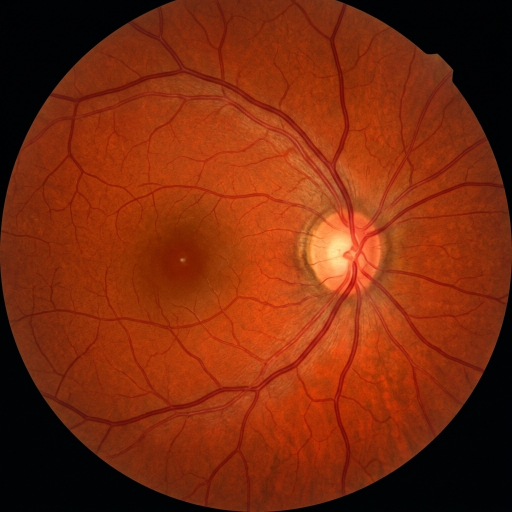
#> input picture data/test_images/01_Normal_Healthy_Retina.jpg, 1024 x 1024 px (shown at 1/2 size)
$ python -i image_restoration.py   (imports and definitions only)   (older library calls are emulated)
#> lines starting #> are read from the running program, lines starting #| are printed output that depends on the picture; after the words box and inside, x2 and y2 are one past the last pixel; in counts of white or black regions, pixels touching at a corner belong together
"""
Feature 2: Adaptive Image Quality Gate Enhancement & DIP-based Image Restoration
=================================================================================
Detects specific image quality defects in retinal fundus images and automatically
applies targeted DIP-based restoration to correct them before ML inference.

Restoration pipeline (Gonzalez & Woods, 4th Ed. principles):

  1. BLUR DETECTION + RESTORATION
     - Laplacian variance blur scoring
     - Wiener-inspired unsharp masking deconvolution (§5.8 Inverse/Wiener filtering)
     - Multi-scale sharpening with noise suppression

  2. BRIGHTNESS / EXPOSURE CORRECTION
     - Gamma correction for underexposed images  (§3.2 power-law transform)
     - Adaptive histogram equalization (CLAHE) on L* in CIE LAB space (§3.3)
     - Highlight recovery for overexposed regions

  3. CONTRAST ENHANCEMENT
     - Contrast stretching via piecewise linear transform (§3.2)
     - Green-channel CLAHE for vessel visibility

  4. FOV CROPPING & ALIGNMENT
     - Circular FOV mask detection via intensity threshold + morphological ops
     - Auto-crop to tightest bounding rectangle containing retinal disc
     - Centered square crop with padding

  5. NOISE REDUCTION
     - Median filter for salt-and-pepper noise (§5.3)
     - Bilateral filter for edge-preserving smoothing (§5.3)

Output: RestorationResult with corrected image (base64) and per-step report.
"""

import base64
import io
import logging
from typing import Dict, List, Optional, Tuple

import numpy as np
from PIL import Image, ImageFilter, ImageEnhance, ImageOps

try:
    import cv2
    HAS_CV2 = True
except ImportError:
    HAS_CV2 = False

logger = logging.getLogger("retinal-restore")

# ─────────────────────────────────────────────────────────────────────────────
# Helpers
# ─────────────────────────────────────────────────────────────────────────────

def _arr_to_b64(arr: np.ndarray) -> str:
    """Encode uint8 RGB numpy array → base64 PNG string."""
    pil = Image.fromarray(arr.astype(np.uint8), mode="RGB")
    buf = io.BytesIO()
    pil.save(buf, format="PNG")
    return base64.b64encode(buf.getvalue()).decode("utf-8")


def _compute_blur_score(img_rgb: np.ndarray) -> float:
    """Laplacian variance blur score. Higher = sharper. High-speed OpenCV implementation."""
    if HAS_CV2:
        gray = cv2.cvtColor(img_rgb, cv2.COLOR_RGB2GRAY)
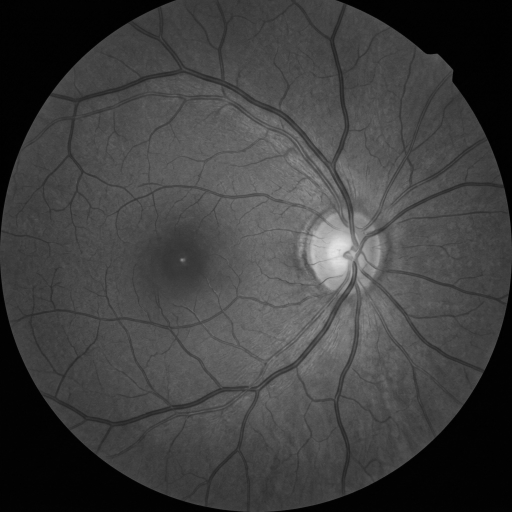
#> gray: shape (1024, 1024) (shown at 1/2 size); min 0, max 230, mean 63.9
        return float(cv2.Laplacian(gray, cv2.CV_64F).var())

    gray = np.dot(img_rgb[..., :3], [0.299, 0.587, 0.114]).astype(np.float32)
    padded = np.pad(gray, 1, mode="reflect")
    lap = (
        padded[:-2, 1:-1] +
        padded[2:, 1:-1] +
        padded[1:-1, :-2] +
        padded[1:-1, 2:] -
        4.0 * padded[1:-1, 1:-1]
    )
    return float(np.var(lap))


def _compute_brightness(img_rgb: np.ndarray) -> float:
    """Mean pixel brightness of the image."""
    return float(np.mean(img_rgb))


def _compute_contrast(img_rgb: np.ndarray) -> float:
    """Standard deviation of pixel intensities as contrast measure."""
    gray = np.dot(img_rgb[..., :3], [0.299, 0.587, 0.114])
    return float(np.std(gray))


# ─────────────────────────────────────────────────────────────────────────────
# Step 1 — Blur detection & unsharp-masking sharpening
# ─────────────────────────────────────────────────────────────────────────────

def is_blurry(img_rgb: np.ndarray, threshold: float = 50.0) -> bool:
    """Return True if image is considered blurry (Laplacian var < threshold)."""
    return _compute_blur_score(img_rgb) < threshold


def restore_blur(img_rgb: np.ndarray, strength: float = 1.5) -> np.ndarray:
    """
    Unsharp masking sharpening — approximates Wiener deconvolution.
    Gonzalez §5.8: f_hat = F(u,v) * H*(u,v) / (|H(u,v)|² + K)

    Practical implementation: USM = original + strength * (original - blurred)
    """
    pil = Image.fromarray(img_rgb.astype(np.uint8))

    # Light Gaussian blur as the "blurred" estimate
    blurred = pil.filter(ImageFilter.GaussianBlur(radius=2))
    blurred_arr = np.array(blurred).astype(np.float32)
    orig_arr = np.array(pil).astype(np.float32)

    # Unsharp mask
    sharpened = orig_arr + strength * (orig_arr - blurred_arr)
    sharpened = np.clip(sharpened, 0, 255).astype(np.uint8)

    # Second pass: PIL sharpen filter for high-frequency detail
    result = Image.fromarray(sharpened)
    result = result.filter(ImageFilter.SHARPEN)
    result = result.filter(ImageFilter.DETAIL)

    return np.array(result)


# ─────────────────────────────────────────────────────────────────────────────
# Step 2 — Brightness / Exposure correction
# ─────────────────────────────────────────────────────────────────────────────

def is_underexposed(img_rgb: np.ndarray, min_brightness: float = 40.0) -> bool:
    return _compute_brightness(img_rgb) < min_brightness


def is_overexposed(img_rgb: np.ndarray, max_brightness: float = 220.0) -> bool:
    return _compute_brightness(img_rgb) > max_brightness


# [45 lines left out: functions restore_brightness, _clahe_lab, not called in this run]


# ─────────────────────────────────────────────────────────────────────────────
# Step 3 — Contrast enhancement
# ─────────────────────────────────────────────────────────────────────────────

def is_low_contrast(img_rgb: np.ndarray, min_contrast: float = 25.0) -> bool:
    return _compute_contrast(img_rgb) < min_contrast


# [20 lines left out: function restore_contrast, not called in this run]


# ─────────────────────────────────────────────────────────────────────────────
# Step 4 — FOV detection & auto-crop
# ─────────────────────────────────────────────────────────────────────────────

def detect_fov_ratio(img_rgb: np.ndarray, threshold: int = 15) -> float:
    """Fraction of pixels brighter than threshold (FOV coverage)."""
#> called with threshold = 15
    gray = np.dot(img_rgb[..., :3], [0.299, 0.587, 0.114])
    fov_mask = gray > threshold
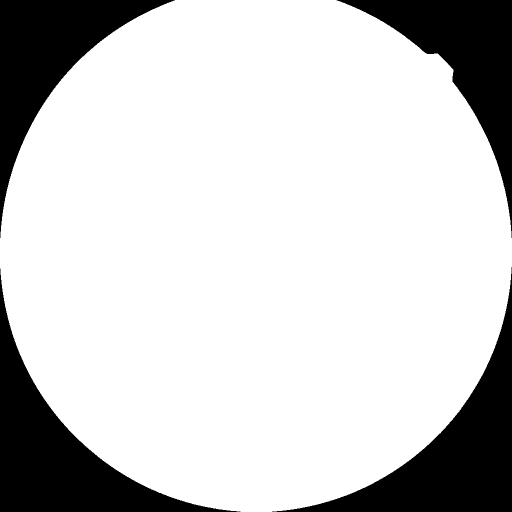
#> fov_mask: shape (1024, 1024) bool (shown at 1/2 size); 80.2% white; 4 black regions, box (x1, y1, x2, y2) and area: (0, 537, 481, 1024) 56756, (544, 534, 1024, 1024) 56585, (0, 0, 350, 476) 47583, (673, 0, 1024, 476) 46552
    return float(fov_mask.sum()) / (img_rgb.shape[0] * img_rgb.shape[1])


# [31 lines left out: function crop_to_fov, not called in this run]


# ─────────────────────────────────────────────────────────────────────────────
# Step 5 — Noise reduction
# ─────────────────────────────────────────────────────────────────────────────

def has_noise(img_rgb: np.ndarray) -> bool:
    """Detect salt-and-pepper noise by checking extreme pixel fraction."""
    arr = img_rgb.astype(np.float32)
    extreme_pixels = np.sum((arr < 5) | (arr > 250))
#> extreme_pixels = 676514
    total_pixels = arr.size
#> total_pixels = 3145728
    return float(extreme_pixels / total_pixels) > 0.005


def reduce_noise(img_rgb: np.ndarray) -> np.ndarray:
    """
    Median filter for salt-and-pepper noise (§5.3).
    Bilateral-style smoothing preserving edges.
    """
    pil = Image.fromarray(img_rgb.astype(np.uint8))
    # Median filter reduces salt-and-pepper noise
    denoised = pil.filter(ImageFilter.MedianFilter(size=3))
    # Smooth slightly without destroying edges
    denoised = denoised.filter(ImageFilter.SMOOTH_MORE)
    return np.array(denoised)


# ─────────────────────────────────────────────────────────────────────────────
# Main Restoration Engine
# ─────────────────────────────────────────────────────────────────────────────

class RetinalImageRestorer:
    """
    Orchestrates the complete adaptive image restoration pipeline for Feature 2.
    Detects quality defects and applies targeted DIP corrections in sequence.
    """

    # Quality thresholds
    BLUR_THRESHOLD = 50.0
    MIN_BRIGHTNESS = 40.0
    MAX_BRIGHTNESS = 220.0
    MIN_CONTRAST = 25.0
    MIN_FOV_RATIO = 0.30
    NOISE_THRESHOLD = 0.005

    def restore(self, img_rgb: np.ndarray) -> Dict:
        """
        Run full adaptive restoration pipeline.

        Args:
            img_rgb: numpy uint8 RGB image (H×W×3)

        Returns:
            dict with keys:
              - restored_image: np.ndarray (uint8 RGB)
              - steps_applied: List[str]
              - quality_before: Dict
              - quality_after: Dict
              - restored_base64: str (base64 PNG)
              - original_base64: str (base64 PNG)
        """
        original = img_rgb.copy()
        img = img_rgb.copy()
        steps_applied = []

        # ── Measure quality before ──
        quality_before = self._measure_quality(img)
#> quality_before = {'blur_score': 75.04, 'brightness': 60.14, 'contrast': 35.97, 'fov_ratio': 0.802, 'has_noise': True}

        # ── Step 1: FOV crop ──
        fov_before = detect_fov_ratio(img)
#> fov_before = 0.802
        if fov_before < self.MIN_FOV_RATIO:
            logger.info("Restoration: cropping to FOV")
            img = crop_to_fov(img)
            steps_applied.append("fov_crop")

        # ── Step 2: Noise reduction (first — prevents noise amplification in later steps) ──
        if has_noise(img):
            logger.info("Restoration: reducing noise")
            img = reduce_noise(img)
            steps_applied.append("noise_reduction")

        # ── Step 3: Brightness correction ──
        brightness = _compute_brightness(img)
#> brightness = 60.1
        if brightness < self.MIN_BRIGHTNESS:
            logger.info(f"Restoration: correcting underexposure (brightness={brightness:.1f})")
            img = restore_brightness(img)
            steps_applied.append("brightness_correction_underexposed")
        elif brightness > self.MAX_BRIGHTNESS:
            logger.info(f"Restoration: correcting overexposure (brightness={brightness:.1f})")
            img = restore_brightness(img)
            steps_applied.append("brightness_correction_overexposed")

        # ── Step 4: Contrast enhancement ──
        if is_low_contrast(img):
            logger.info("Restoration: enhancing contrast")
            img = restore_contrast(img)
            steps_applied.append("contrast_enhancement")

        # ── Step 5: Blur sharpening (last — avoids sharpening noise) ──
        blur_score = _compute_blur_score(img)
#> blur_score = 10.23
        if blur_score < self.BLUR_THRESHOLD:
            logger.info(f"Restoration: sharpening (blur_score={blur_score:.1f})")
            # Adaptive strength: more blur → stronger sharpening
            strength = min(3.0, max(0.8, 1.0 + (self.BLUR_THRESHOLD - blur_score) / 30.0))
#> strength = 2.33
            img = restore_blur(img, strength=strength)
#> in restore_blur, `sharpened = orig_arr + strength * (orig_arr - blurred_arr)`:
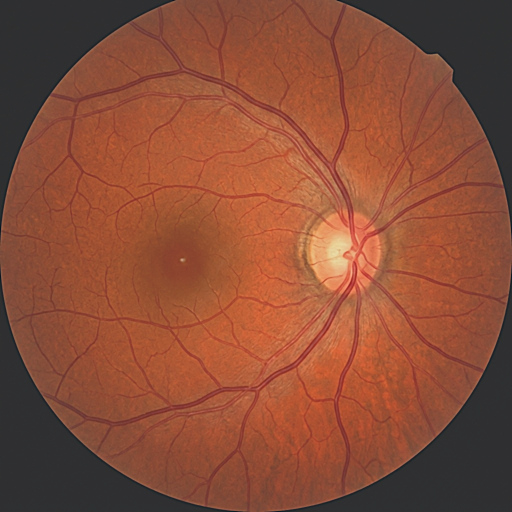
#> sharpened: shape (1024, 1024, 3) float32 (shown at 1/2 size); mean R, G, B 124.3, 42.7, 13.1; drawn with min black and max white
            steps_applied.append(f"blur_sharpening_strength_{strength:.1f}")

        # ── Measure quality after ──
        quality_after = self._measure_quality(img)
#> in detect_fov_ratio (call 3), `fov_mask = gray > threshold`: fov_mask: shape (1024, 1024) bool; 80.1% white; 4 black regions, box (x1, y1, x2, y2) and area: (0, 529, 494, 1024) 57029, (534, 527, 1024, 1024) 56837, (0, 0, 351, 484) 47825, (673, 0, 1024, 484) 46758
#> quality_after = {'blur_score': 643.8, 'brightness': 60.29, 'contrast': 37.46, 'fov_ratio': 0.801, 'has_noise': True}

        if not steps_applied:
            steps_applied.append("no_restoration_needed")
            logger.info("Restoration: image quality is good — no corrections applied")

        return {
            "restored_image": img,
            "steps_applied": steps_applied,
            "quality_before": quality_before,
            "quality_after": quality_after,
            "restored_base64": _arr_to_b64(img),
            "original_base64": _arr_to_b64(original),
        }

    def _measure_quality(self, img_rgb: np.ndarray) -> Dict:
        """Compute quality metrics for a given image."""
        return {
            "blur_score": round(_compute_blur_score(img_rgb), 2),
            "brightness": round(_compute_brightness(img_rgb), 2),
            "contrast": round(_compute_contrast(img_rgb), 2),
            "fov_ratio": round(detect_fov_ratio(img_rgb), 4),
            "has_noise": has_noise(img_rgb),
        }

    # [28 lines left out: function compute_quality_score, not called in this run]

>>> import cv2
>>> picture = cv2.cvtColor(cv2.imread('../data/test_images/01_Normal_Healthy_Retina.jpg'), cv2.COLOR_BGR2RGB)
>>> result = RetinalImageRestorer().restore(picture)
#> result = 6 items

$ run again, on data/test_images/02_Diabetic_Retinopathy_Severe.jpg
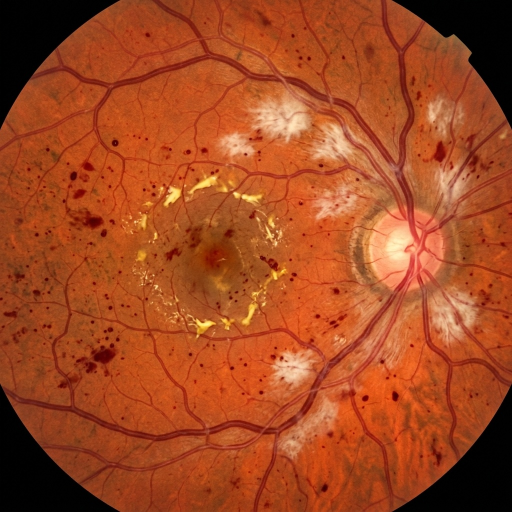
#> input picture data/test_images/02_Diabetic_Retinopathy_Severe.jpg, 1024 x 1024 px (shown at 1/2 size)
#> in detect_fov_ratio, `fov_mask = gray > threshold`:
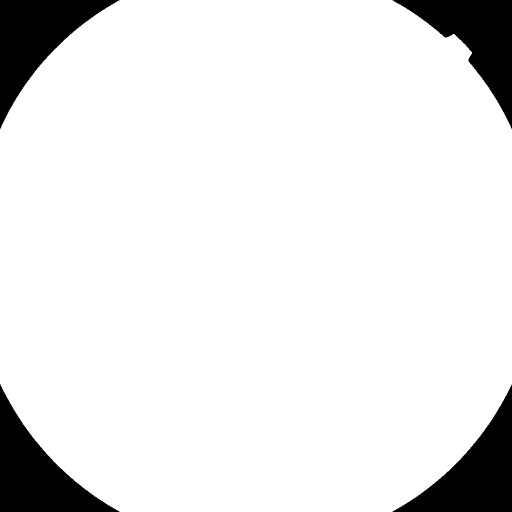
#> fov_mask: shape (1024, 1024) bool (shown at 1/2 size); 90.8% white; 4 black regions, box (x1, y1, x2, y2) and area: (0, 768, 239, 1024) 24295, (785, 769, 1024, 1024) 24250, (0, 0, 239, 258) 24208, (785, 0, 1024, 258) 23211
#> extreme_pixels = 312595
#> quality_before = {'blur_score': 147.9, 'brightness': 89.11, 'contrast': 39.38, 'fov_ratio': 0.908, 'has_noise': True}
#> fov_before = 0.908
#> brightness = 89.09
#> blur_score = 21.42
#> strength = 1.95
#> in detect_fov_ratio (call 3), `fov_mask = gray > threshold`:
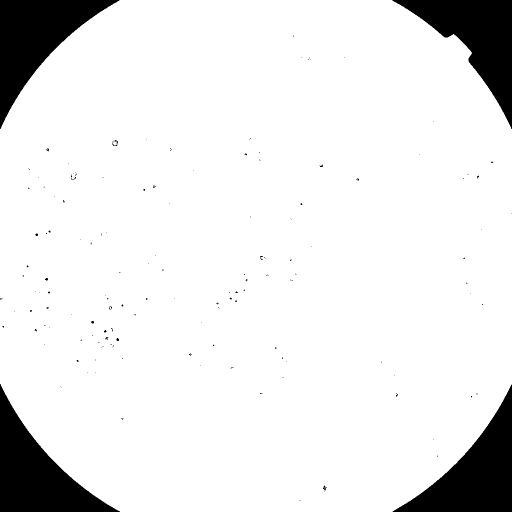
#> fov_mask: shape (1024, 1024) bool (shown at 1/2 size); 90.7% white; 161 black regions (149 under 20 px), largest, box (x1, y1, x2, y2) and area: (0, 768, 240, 1024) 24421, (785, 769, 1024, 1024) 24392, (0, 0, 239, 258) 24336
#> quality_after = {'blur_score': 1000.1, 'brightness': 89.05, 'contrast': 42.68, 'fov_ratio': 0.907, 'has_noise': True}
#> `result = RetinalImageRestorer().restore(picture)`: result = 6 items

$ run again, on data/test_images/04_Cataract_Lens_Opacity.jpg
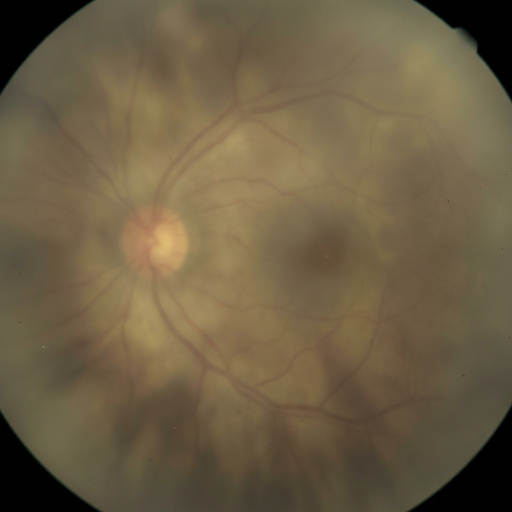
#> input picture data/test_images/04_Cataract_Lens_Opacity.jpg, 1024 x 1024 px (shown at 1/2 size)
#> in detect_fov_ratio, `fov_mask = gray > threshold`:
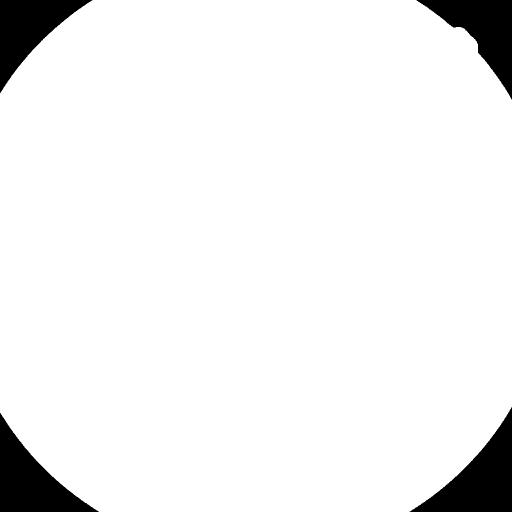
#> fov_mask: shape (1024, 1024) bool (shown at 1/2 size); 93.8% white; 4 black regions, box (x1, y1, x2, y2) and area: (819, 814, 1024, 1024) 18060, (0, 826, 197, 1024) 16664, (833, 0, 1024, 199) 15254, (0, 0, 185, 186) 14710
#> extreme_pixels = 190484
#> quality_before = {'blur_score': 7.98, 'brightness': 90.7, 'contrast': 30.54, 'fov_ratio': 0.938, 'has_noise': True}
#> fov_before = 0.938
#> brightness = 90.69
#> blur_score = 2.1
#> strength = 2.6
#> in detect_fov_ratio (call 3), `fov_mask = gray > threshold`:
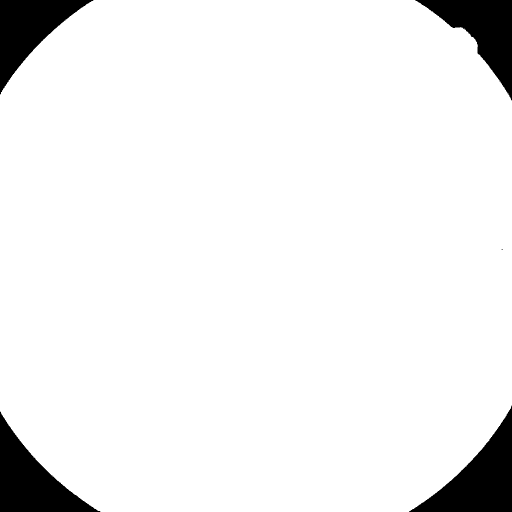
#> fov_mask: shape (1024, 1024) bool (shown at 1/2 size); 93.7% white; 5 black regions (1 under 20 px), largest, box (x1, y1, x2, y2) and area: (818, 811, 1024, 1024) 18271, (0, 823, 201, 1024) 16893, (830, 0, 1024, 201) 15473, (0, 0, 187, 189) 14922
#> quality_after = {'blur_score': 213, 'brightness': 90.74, 'contrast': 30.72, 'fov_ratio': 0.938, 'has_noise': True}
#> `result = RetinalImageRestorer().restore(picture)`: result = 6 items
